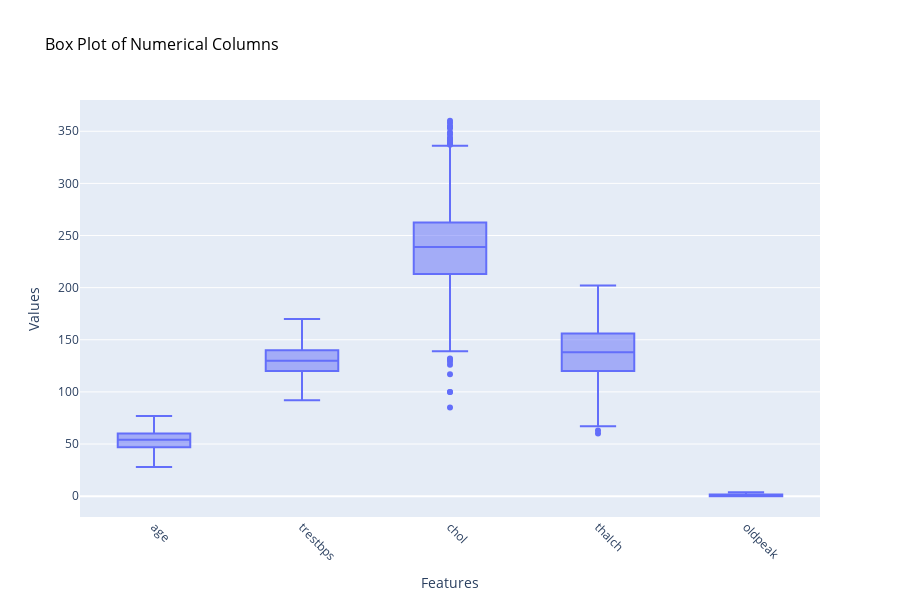

The code cell stored with this chart in its notebook:
### Code cell
# Numerical columns

num_cols = ['age', 'trestbps', 'chol', 'thalch', 'oldpeak']

# رسم Box Plot لكل الأعمدة
fig = px.box(df, y=num_cols, title="Box Plot of Numerical Columns")

# تنسيق الشكل
fig.update_layout(
    title_font_size=16,
    title_font_color='black',
    xaxis_title="Features",
    yaxis_title="Values",
    xaxis=dict(tickangle=45),
    width=900,
    height=600
)

fig.show()

### Figure 1 — Plotly figure (JSON) as saved in the notebook; plotly's stock layout.template omitted (floating-point values rounded to 4 significant figures; data arrays with more than 128 entries replaced by an {"elided": "..."} marker saying what was removed)
{"data": [{"alignmentgroup": "True", "hovertemplate": "variable=%{x}<br>value=%{y}<extra></extra>", "legendgroup": "", "marker": {"color": "#636efa"}, "name": "", "notched": false, "offsetgroup": "", "orientation": "v", "showlegend": false, "type": "box", "x": {"elided": "4600 str values"}, "x0": " ", "xaxis": "x", "y": {"elided": "4600 float values"}, "y0": " ", "yaxis": "y"}], "layout": {"boxmode": "group", "height": 600, "legend": {"tracegroupgap": 0}, "title": {"font": {"color": "black", "size": 16}, "text": "Box Plot of Numerical Columns"}, "width": 900, "xaxis": {"anchor": "y", "domain": [0, 1], "tickangle": 45, "title": {"text": "Features"}}, "yaxis": {"anchor": "x", "domain": [0, 1], "title": {"text": "Values"}}}}
